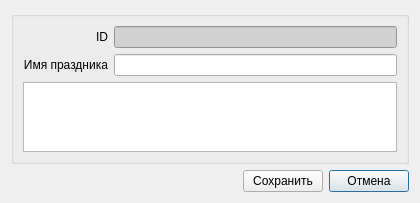
<?xml version="1.0" encoding="UTF-8"?>
<ui version="4.0">
 <class>SvHolidayDialog</class>
 <widget class="QDialog" name="SvHolidayDialog">
  <property name="geometry">
   <rect>
    <x>0</x>
    <y>0</y>
    <width>420</width>
    <height>196</height>
   </rect>
  </property>
  <property name="windowTitle">
   <string>Праздник</string>
  </property>
  <layout class="QVBoxLayout" name="verticalLayout_2">
   <item>
    <widget class="QGroupBox" name="groupBox">
     <property name="sizePolicy">
      <sizepolicy hsizetype="Preferred" vsizetype="Expanding">
       <horstretch>0</horstretch>
       <verstretch>0</verstretch>
      </sizepolicy>
     </property>
     <property name="title">
      <string/>
     </property>
     <layout class="QVBoxLayout" name="verticalLayout">
      <item>
       <layout class="QHBoxLayout" name="layoutID">
        <item>
         <widget class="QLabel" name="lblID">
          <property name="sizePolicy">
           <sizepolicy hsizetype="Fixed" vsizetype="Preferred">
            <horstretch>0</horstretch>
            <verstretch>0</verstretch>
           </sizepolicy>
          </property>
          <property name="minimumSize">
           <size>
            <width>85</width>
            <height>0</height>
           </size>
          </property>
          <property name="maximumSize">
           <size>
            <width>85</width>
            <height>16777215</height>
           </size>
          </property>
          <property name="text">
           <string>ID</string>
          </property>
          <property name="alignment">
           <set>Qt::AlignRight|Qt::AlignTrailing|Qt::AlignVCenter</set>
          </property>
         </widget>
        </item>
        <item>
         <widget class="QLineEdit" name="editID">
          <property name="styleSheet">
           <string notr="true">background-color: rgb(209, 209, 209);</string>
          </property>
          <property name="readOnly">
           <bool>true</bool>
          </property>
         </widget>
        </item>
       </layout>
      </item>
      <item>
       <layout class="QHBoxLayout" name="horizontalLayout">
        <item>
         <widget class="QLabel" name="lblHolidayName">
          <property name="sizePolicy">
           <sizepolicy hsizetype="Fixed" vsizetype="Preferred">
            <horstretch>0</horstretch>
            <verstretch>0</verstretch>
           </sizepolicy>
          </property>
          <property name="minimumSize">
           <size>
            <width>85</width>
            <height>0</height>
           </size>
          </property>
          <property name="maximumSize">
           <size>
            <width>85</width>
            <height>16777215</height>
           </size>
          </property>
          <property name="text">
           <string>Имя праздника</string>
          </property>
          <property name="alignment">
           <set>Qt::AlignRight|Qt::AlignTrailing|Qt::AlignVCenter</set>
          </property>
         </widget>
        </item>
        <item>
         <widget class="QLineEdit" name="editHolidayName"/>
        </item>
       </layout>
      </item>
      <item>
       <widget class="QTextEdit" name="textDescription"/>
      </item>
     </layout>
    </widget>
   </item>
   <item>
    <layout class="QHBoxLayout" name="layoutButtons">
     <item>
      <spacer name="spacer3">
       <property name="orientation">
        <enum>Qt::Horizontal</enum>
       </property>
       <property name="sizeHint" stdset="0">
        <size>
         <width>40</width>
         <height>20</height>
        </size>
       </property>
      </spacer>
     </item>
     <item>
      <widget class="QPushButton" name="bnSave">
       <property name="sizePolicy">
        <sizepolicy hsizetype="Fixed" vsizetype="Fixed">
         <horstretch>0</horstretch>
         <verstretch>0</verstretch>
        </sizepolicy>
       </property>
       <property name="maximumSize">
        <size>
         <width>80</width>
         <height>16777215</height>
        </size>
       </property>
       <property name="text">
        <string>Сохранить</string>
       </property>
       <property name="default">
        <bool>false</bool>
       </property>
      </widget>
     </item>
     <item>
      <widget class="QPushButton" name="bnCancel">
       <property name="sizePolicy">
        <sizepolicy hsizetype="Fixed" vsizetype="Fixed">
         <horstretch>0</horstretch>
         <verstretch>0</verstretch>
        </sizepolicy>
       </property>
       <property name="maximumSize">
        <size>
         <width>80</width>
         <height>16777215</height>
        </size>
       </property>
       <property name="text">
        <string>Отмена</string>
       </property>
       <property name="default">
        <bool>true</bool>
       </property>
      </widget>
     </item>
    </layout>
   </item>
  </layout>
 </widget>
 <tabstops>
  <tabstop>editHolidayName</tabstop>
  <tabstop>bnSave</tabstop>
  <tabstop>bnCancel</tabstop>
  <tabstop>editID</tabstop>
 </tabstops>
 <resources>
  <include location="../res.qrc"/>
  <include location="../res.qrc"/>
 </resources>
 <connections/>
</ui>
